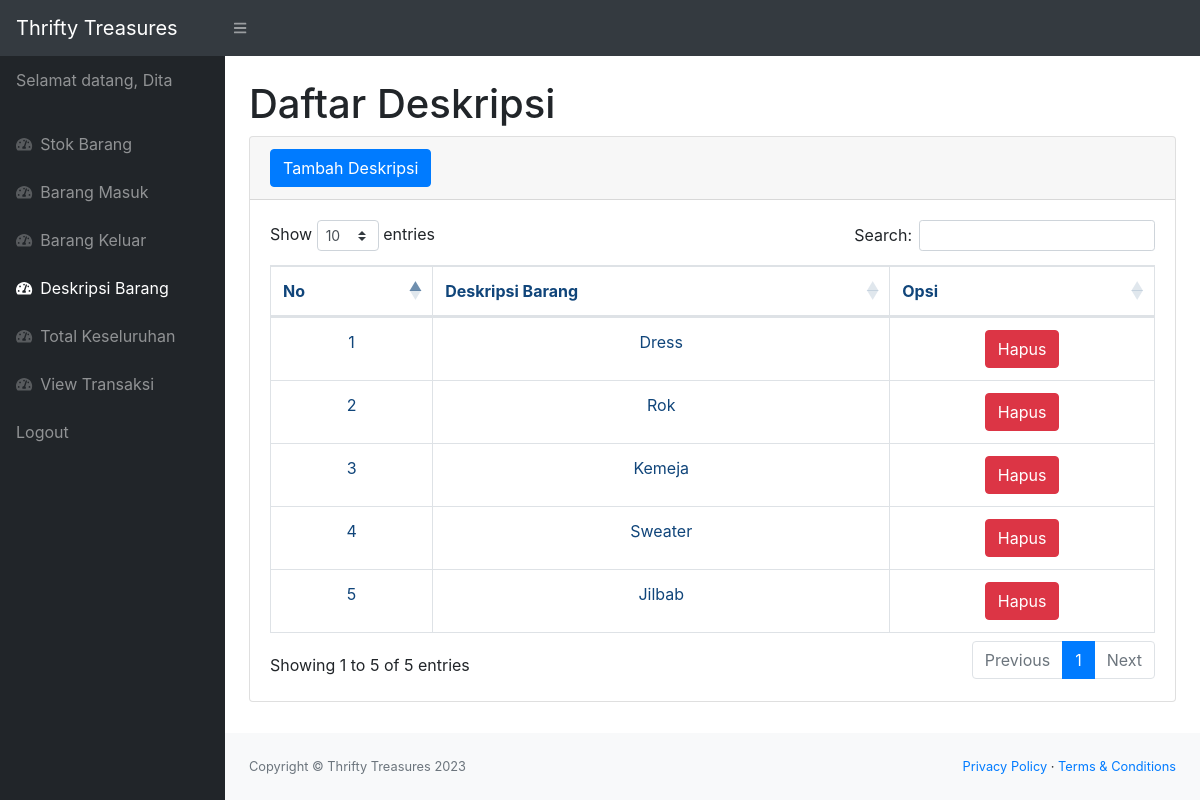
The page /deskripsi.php (signed in) on the database its author committed.
### tables this page shows
CREATE TABLE `deskripsi` (
  `id` int(11) NOT NULL,
  `deskripsi` varchar(30) NOT NULL
);

### deskripsi.php (the view, shortened to what this page needs)
<?php
    require 'function.php';
    $pekerja = $_SESSION['nama_pekerja'];
?>
<!DOCTYPE html>
<html lang="en">
    <head>
        <link href="css/styles.css" rel="stylesheet" />
        <link href="https://cdn.datatables.net/1.10.20/css/dataTables.bootstrap4.min.css" rel="stylesheet" />
    </head>
    <body class="sb-nav-fixed">
        <nav class="sb-topnav navbar navbar-expand navbar-dark bg-dark">
            <a class="navbar-brand" href="index.php">Thrifty Treasures</a>
            <button class="btn btn-link btn-sm order-1 order-lg-0" id="sidebarToggle" href="#"><i class="fas fa-bars"></i></button>
        </nav>
        <div id="layoutSidenav">
            <div id="layoutSidenav_nav">
                <nav class="sb-sidenav accordion sb-sidenav-dark" id="sidenavAccordion">
                    <div class="sb-sidenav-menu">
                        <div class="nav">
                            <p class="nav-link">
                                Selamat datang, <?php echo $pekerja; ?>
                            </p>
                            <a class="nav-link" href="index.php">
                                <div class="sb-nav-link-icon"><i class="fas fa-tachometer-alt"></i></div>
                                Stok Barang
                            </a>
                            <a class="nav-link" href="masuk.php">
                                <div class="sb-nav-link-icon"><i class="fas fa-tachometer-alt"></i></div>
                                Barang Masuk
                            </a>
                            <a class="nav-link" href="keluar.php">
                                <div class="sb-nav-link-icon"><i class="fas fa-tachometer-alt"></i></div>
                                Barang Keluar
                            </a>
                            <a class="nav-link" href="deskripsi.php">
                                <div class="sb-nav-link-icon"><i class="fas fa-tachometer-alt"></i></div>
                                Deskripsi Barang
                            </a>
                            <a class="nav-link" href="Total_Stok.php">
                                <div class="sb-nav-link-icon"><i class="fas fa-tachometer-alt"></i></div>
                                Total Keseluruhan
                            </a>
                            <a class="nav-link" href="view_transaksi.php">
                                <div class="sb-nav-link-icon"><i class="fas fa-tachometer-alt"></i></div>
                                View Transaksi
                            </a>
                            <a class="nav-link" href="logout.php">
                                Logout
                            </a>
                        </div>
                    </div>
                </nav>
            </div>
            <div id="layoutSidenav_content">
                <main>
                    <div class="container-fluid">
                        <h1 class="mt-4">Daftar Deskripsi</h1>
                        <div class="card mb-4">
                            <div class="card-header">
                                <button type="button" class="btn btn-primary" data-toggle="modal" data-target="#myModal">
                                    Tambah Deskripsi
                                </button>
                            </div>
                            <div class="card-body">
                                <div class="table-responsive">
                                    <table class="table table-bordered" id="dataTable" width="100%" cellspacing="0">
                                        <thead>
                                            <tr align = "center">
                                                <th>No</th>
                                                <th>Deskripsi Barang</th>
                                                <th>Opsi</th>
                                            </tr>
                                        </thead>
                                        <tbody>
                                            <?php
                                                $listdesc = mysqli_query($koneksi, "select * from deskripsi");
                                                $i = 1;
                                                while($data = mysqli_fetch_array($listdesc)){
                                                    $idd = $data['id'];
                                                    $deskripsi = $data['deskripsi'];
                                            ?>
                                            <tr align = "center">
                                                <td><?=$i++;?></td>
                                                <td><?=$deskripsi;?></td>
                                                <td>
                                                    <button type="button" class="btn btn-danger" data-toggle="modal" data-target="#delete<?=$idd;?>">
                                                        Hapus
                                                    </button>
                                                </td>
                                            </tr>
                                            <?php
                                                };
                                            ?>
                                        </tbody>
                                    </table>
                                </div>
                            </div>
                        </div>
                    </div>
                </main>
                <footer class="py-4 bg-light mt-auto">
                    <div class="container-fluid">
                        <div class="d-flex align-items-center justify-content-between small">
                            <div class="text-muted">Copyright &copy; Thrifty Treasures 2023</div>
                            <div>
                                <a href="#">Privacy Policy</a>
                                &middot;
                                <a href="#">Terms &amp; Conditions</a>
                            </div>
                        </div>
                    </div>
                </footer>
            </div>
        </div>
    </body>
</html>

### rows shown on the page
deskripsi: deskripsi "Dress"
deskripsi: deskripsi "Rok"
deskripsi: deskripsi "Kemeja"
deskripsi: deskripsi "Sweater"
deskripsi: deskripsi "Jilbab"

### other values the page prints
$pekerja "Dita"
